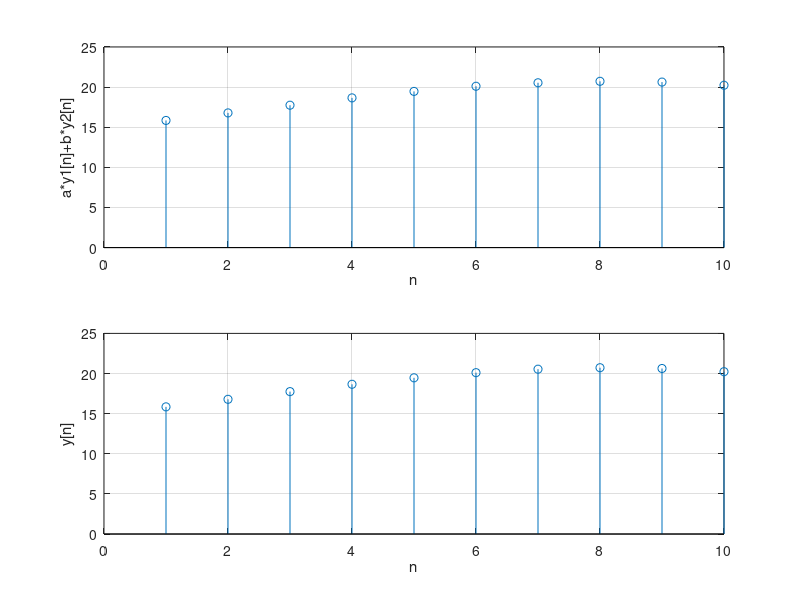

Recreate this plot in MATLAB.
clc;
close all;
j = 1:10;
a=input('Enter value of a:');
b=input('Enter value of b:'); 
x1(j)=(0.9.^j);
x2(j)=sin(2*pi*(200/8000)*j);
%consider y[n]=3*x[n]
y1(j)=3*x1(j);
y2(j)=3*x2(j);
z(j)= (a*y1(j) +b*y2(j));
w(j)=3*(a*x1(j)+b*x2(j));
subplot(2,1,1);
stem(j,z(j))
xlabel('n')
ylabel('a*y1[n]+b*y2[n]')
grid on;
subplot(2,1,2);
stem(j,w(j))
xlabel('n')
ylabel('y[n]')
grid on;